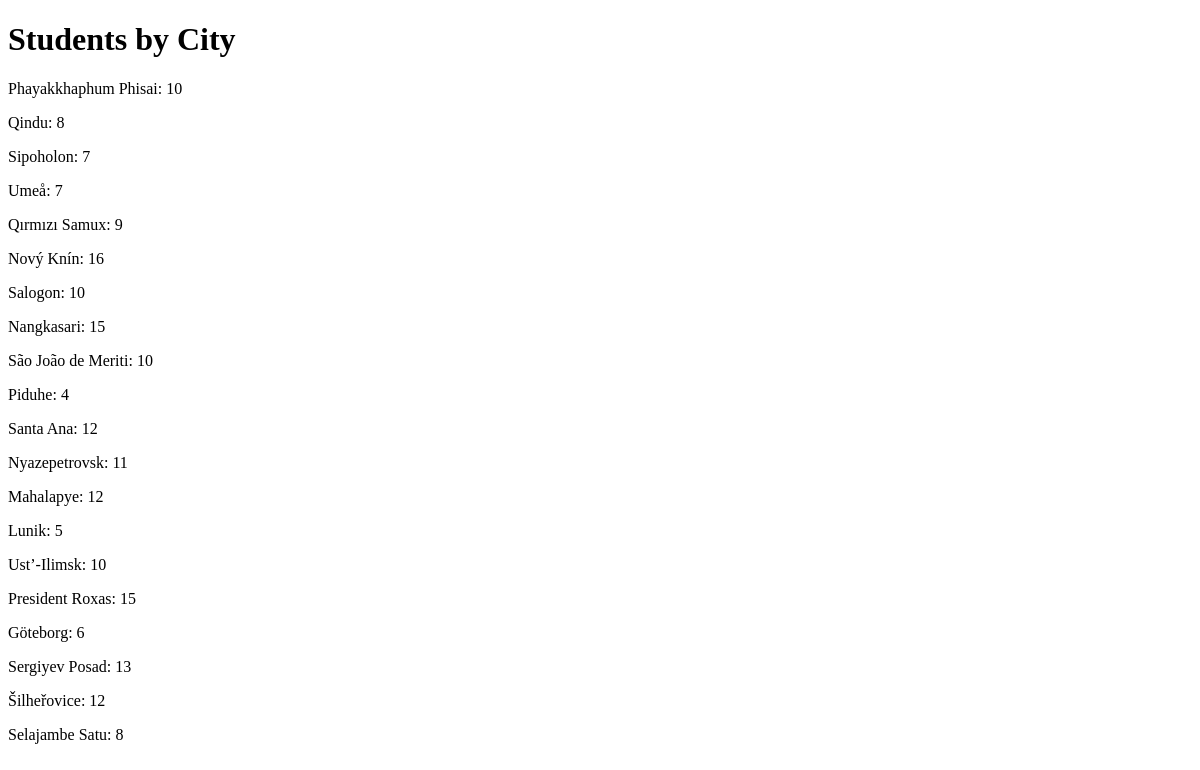
Screenshot of /books/lab8/task6 with the database file from the repository.
### apps/bookmodule/models.py (models this page shows)
class Address (models.Model):
    city = models.CharField(max_length = 50)

### apps/bookmodule/views.py (the view)
# urls.py: path('lab8/task6', views.task6, name='task6'),
def task6(request):
    cities = Address.objects.annotate(
        student_count=Count('student')
    ).values('city', 'student_count')
    context = {
        'cities': cities
    }
    return render(request, 'bookmodule/task6.html', context)

### apps/templates/bookmodule/task6.html (shortened to what this page needs)
{% extends "layouts/base.html" %}
{% load static %}
{% block content %}
<!DOCTYPE html>
<html>
<head>
</head>
<body>
    <h1>Students by City</h1>
    {% for city in cities %}
    <p>{{ city.city }}: {{ city.student_count }}</p>
    {% empty %}
    <p>No cities found.</p>
    {% endfor %}
</body>
</html>
{% endblock %}

### rows the page displays
Address: city "Phayakkhaphum Phisai", student_count "10"
Address: city "Qindu", student_count "8"
Address: city "Sipoholon", student_count "7"
Address: city "Umeå", student_count "7"
Address: city "Qırmızı Samux", student_count "9"
Address: city "Nový Knín", student_count "16"
Address: city "Salogon", student_count "10"
Address: city "Nangkasari", student_count "15"
Address: city "São João de Meriti", student_count "10"
Address: city "Piduhe", student_count "4"
Address: city "Santa Ana", student_count "12"
Address: city "Nyazepetrovsk", student_count "11"
Address: city "Mahalapye", student_count "12"
Address: city "Lunik", student_count "5"
Address: city "Ust’-Ilimsk", student_count "10"
Address: city "President Roxas", student_count "15"
Address: city "Göteborg", student_count "6"
Address: city "Sergiyev Posad", student_count "13"
Address: city "Šilheřovice", student_count "12"
Address: city "Selajambe Satu", student_count "8"
